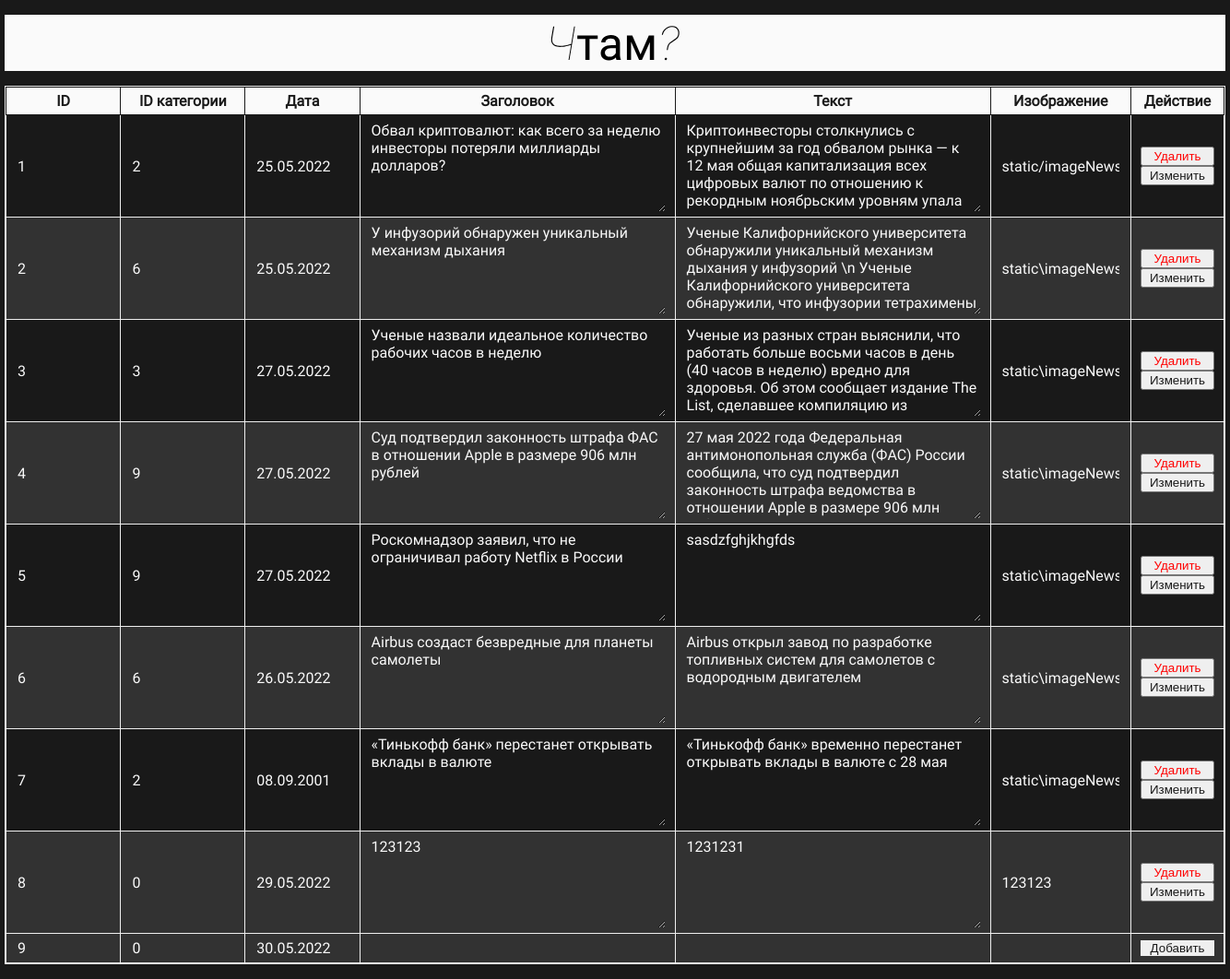
/admin, run on an earlier commit of the app's database.
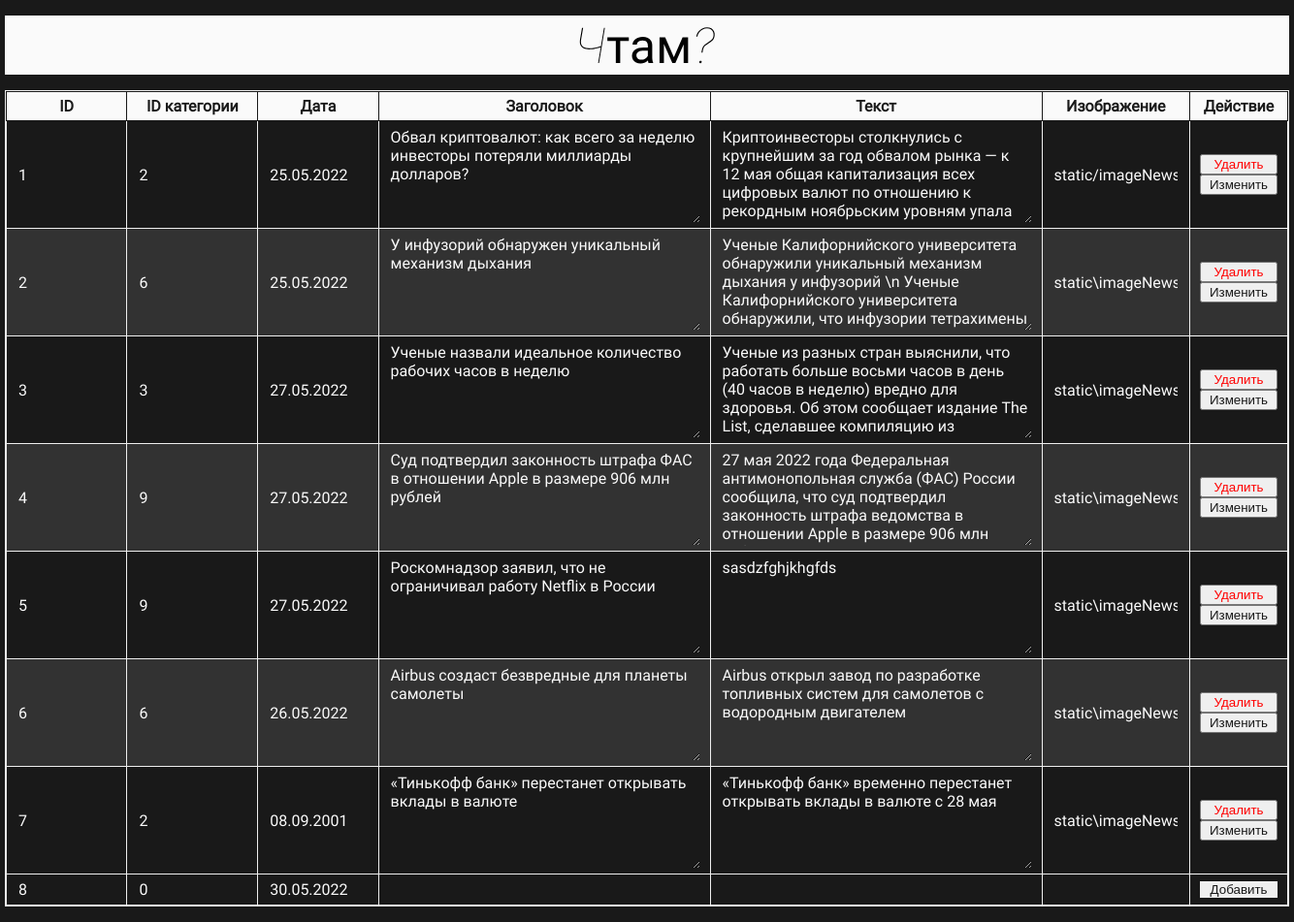
And on a later commit of the database.
### models.py (models this page shows)
class BaseModel(Model):
    id = PrimaryKeyField(unique=True)
    class Meta:
        database = db
        order_by = 'id'

class NewsPost(BaseModel):
    category = ForeignKeyField(Category)
    date = DateField()
    title = TextField()
    text = TextField()
    image = TextField()
    class Meta:
        db_table = 'NewsPosts'

### app.py (the view)
@app.route("/admin", methods=['GET', 'POST'])
def admin():
    newsPost = []
    dt_now = dt.datetime.now()
    for index in NewsPost.select():
        newsPost.append({'id':index.id, 'categoryId': index.category_id,
        'date':index.date, 'title':index.title, 'text':index.text, 'img':index.image})
    saveLog("The request to the news table has been completed.")
    saveLog("Render admin.html")
    return render_template("admin.html", newsPost=newsPost, len = len(newsPost)+1, date = dt_now.strftime('%d.%m.%Y') )

### routes.py (called while the page is built)
def saveLog(log):
    dt_now = datetime.now()
    f = open('ServerLogs.txt', 'a')
    f.write('\n' + dt_now.strftime('%Y-%m-%d %H:%M:%S') + '\n   ' + log + '\n')
    f.close()

### templates/admin.html
{% include 'adminNavigation.html' %}
<body>
    <table class="table">
        <tr>
            <th class="tableHead">ID</th>
            <th class="tableHead">ID категории</th>
            <th class="tableHead">Дата</th>
            <th class="tableHead">Заголовок</th>
            <th class="tableHead">Текст</th>
            <th class="tableHead">Изображение</th>
            <th class="tableHead">Действие</th>
        </tr>
    {% for item in newsPost %}
        <tr contenteditable="true">
            <form method="POST" contenteditable="true" action="/chengeOrDeleteData">
                <td class="tdInfo"><input type="text" name="id" value="{{item.id}}"></td>
                <td class="tdInfo"><input type="text" name="idCat" value="{{item.categoryId}}"></td>
                <td class="tdInfo"><input type="text" name="date" value="{{item.date}}"></td>
                <td class="tdInfo"><textarea type="text" name="title">{{item.title}}</textarea></td>
                <td class="tdInfo"><textarea type="text" name="text">{{item.text}}</textarea></td>
                <td class="tdInfo"><input type="text" name="img" value="{{item.img}}"></td>
                <td class="tdButton" contenteditable="false">
                    <input name="Button" class="Delete" type="submit" value="Удалить">
                    <input name="Button" class="Correct" type="submit" value="Изменить">
                </td>
            </form>
        </tr>
    {% endfor %}
        <form method="POST" contenteditable="true" action="/addData">
            <td class="tdInfo"><input type="text" name="id"  value="{{len}}"></td>
            <td class="tdInfo"><input type="text" name="idCat" value="0"></td>
            <td class="tdInfo"><input type="text" name="date" value="{{date}}"></td>
            <td class="tdInfo"><input type="text" name="title" value=""></td>
            <td class="tdInfo"><input type="text" name="text" value=""></td>
            <td class="tdInfo"><input type="text" name="img" value=""></td>
            <td class="tdButton" contenteditable="false">
                <input name="ADD" class="Add" type="submit" value="Добавить">
            </td>
        </form>
    </table>
</body>

### templates/adminNavigation.html (shortened to what this page needs)
<html xmlns="http://www.w3.org/1999/html" xmlns="http://www.w3.org/1999/html">
<head>
</head>
<body>
  <div class='navPanel'>
    <a href="#" class="logoBut">
      <img src="static/images/Logo.svg">
    </a>
  </div>
</body>
<link rel="stylesheet" href="{{ url_for('static', filename='css/styleAdmin.css') }}">
</html>

### static/css/styleAdmin.css (style rules this page uses)
body { background: #191919; margin: 0 auto; width: 1324px; display: flex; flex-wrap: wrap; align-content: flex-start; }
.navPanel { width: 1324px; height: 61px; background:#fafafa; position: relative; margin: 16px auto 0; display: flex; justify-content: center; align-items: center; }
.table { font-family: 'Roboto'; color: #191919; position: relative; border: 1px solid #eee; table-layout: fixed; width: 100%; margin: 16px auto; display: flex; align-items: flex-start; flex-wrap: nowrap; border-collapse: collapse; }
.table tr:nth-child(odd) { background-color: #323232; }
.tableHead { font-weight: bold; padding: 5px; background: #fafafa; border: 1px solid #191919; }
.tdInfo { margin: 0; position: relative; padding: 5px 10px; border: 1px solid #eee; text-align: left; color: #fafafa; overflow: hidden; }
.tdInfo input { overflow: auto; display: -webkit-box; -webkit-line-clamp: 4; -webkit-box-orient: vertical; text-align: left; width: 100%; height: 100%; min-width: 50px; min-height: 20px; }
.tdInfo textarea { font-size: 16px; font-family: 'Roboto'; color: #fafafa; margin: 0; width: 300px; background: none; border: none; max-width: 500px; min-width: 321px; min-height: 100px; }
.tdInfo input { border: none; background: none; color: #fafafa; font-family: 'Roboto'; font-size: 16px; overflow: auto; display: -webkit-box; -webkit-line-clamp: 4; -webkit-box-orient: vertical; text-align: left; width: 100%; height: 100%; min-width: 50px; min-height: 20px; }
.tdButton { margin: 0; position: relative; padding: 5px 10px; border: 1px solid #fafafa; text-align: left; color: #fafafa; overflow: hidden; width: 70px; height: auto; }
.Correct { color: #191919; margin: 0 0 8px 0; width: 80px; }
.Delete { color: red; margin: 8px 0 0 0 ; width: 80px; }
.Add { display: block; width: 100%; height: 50%; border: none; cursor: pointer; color: #191919; }

What changed in the data, as far as the page shows it:
removed NewsPost: id "8", idCat "0", date "29.05.2022", title "123123", text "1231231", img "123123"
Also different on the page:
form field id: "9" → "8"
